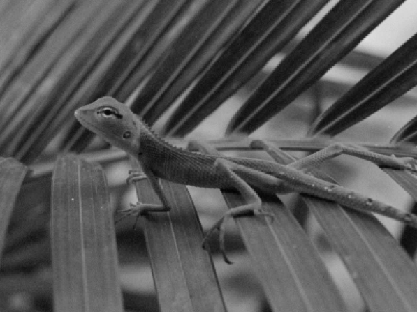
#> input picture Images/Chapter4/Input/Lizard.png, 417 x 312 px
$ python LaplacianOperator.py
#> lines starting #> are read from the running program, lines starting #| are printed output that depends on the picture
### ExamplesPython_3.6/Modules/ImageUtilities.py
'''
Feature Extraction and Image Processing
Mark S. Nixon & Alberto S. Aguado
http://www.southampton.ac.uk/~msn/book/
ImageUtilities: Helper module to support image read, create, show and write
                Uses PIL and numpy to work with arrays containing image data
'''

# Image load by using PIL
from PIL import Image

# Array to store image data
from numpy import array, zeros, amax, amin, clip

# Read an image returning an array with 3 color components
# [8 lines left out: function imageReadRGB, not called in this run]

# Read an image returning an array with 1 component
def imageReadL(fileName):
#> called with fileName = '../../Images/Chapter4/Input/Lizard.png'
    inputImage = Image.open(fileName)
#> inputImage is the input picture: PIL image 417x312 RGBA; mean R, G, B, A 86.3, 86.3, 86.3, 255
    width, height = inputImage.size
#> width = 417; height = 312

    inputArray = array(inputImage)
    outputArray = zeros((height, width), dtype='uint8')

    # Combine pixel values, for each row and column
    for y in range(0, height):
        for x in range(0, width):
            rgb = inputArray[y,x]
            outputArray[y,x] = (int(rgb[0]) + int(rgb[1]) + int(rgb[2])) / 3

    return outputArray, width, height

# Save a image containing float as a gray level image
# [37 lines left out: functions imageSaveF, imageSaveL, imageSaveRGB, createImageRGB, not called in this run]

# Create a zero array with a color components
def createImageL(width, height):
    outputArray = zeros((height, width), dtype='uint8')

    return outputArray

# Create a zero array two float components
# [10 lines left out: functions createImageUV, createImage2I, not called in this run]

# Create a zero array with float components
def createImageF(width, height, numComponents = 1):
    if numComponents == 1:
        outputArray = zeros((height, width), dtype='float')
    else:
        outputArray = zeros((height, width, numComponents), dtype='float')

    return outputArray

# Create a multidimensional dimensional array
# [83 lines left out: functions createImageNF, createImageFromDataF, createScaleImageL, scaleImageL, createVectorFromDataF, createVectorF and 2 more, not called in this run]

# Show an array containing image data
def showImageL(image):
    # Create output and show
    outputImage = Image.fromarray(image, 'L')
    outputImage.show()

# Show an array containing image data
def showImageF(image, maxScale = 1):
    height = len(image)
    width = len(image[0])

    maximum = amax(image)
    minimum = amin(image)

    # Create a gray level image for display
    outputArray = createImageL(width, height)

    # Scale the float values into gray scale values
    for y in range(0, height):
        for x in range(0, width):
            if maximum != minimum:
                outputArray[y,x] = clip( 255.0 * (image[y,x]*maxScale - minimum) / (maximum - minimum), 0, 255.0)
            else:
                outputArray[y,x] = image[y,x]

    # Create output and show
    outputImage = Image.fromarray(outputArray, 'L')
    outputImage.show()

### ExamplesPython_3.6/Modules/ConvolutionUtilities.py
'''
Feature Extraction and Image Processing
Mark S. Nixon & Alberto S. Aguado
http://www.southampton.ac.uk/~msn/book/
ConvolutionUtilities: Helper module to apply convolutions. Functions to create kernels and perform convolutions
'''

# Images
from ImageUtilities import createImageF, createImageL
from ImagePropertiesUtilities import imageMaxMin

# Math and iteration
from math import exp, pow, factorial, sqrt, atan2
from timeit import itertools

# Generate a Gaussian kernel
# [54 lines left out: functions createGaussianKernel, createSobelKernel, not called in this run]

# Create a Laplacian kernel
def createLaplacianKernel(kernelSize, sigma):

    # kernel
    kernelLaplacian = createImageF(kernelSize, kernelSize)

    # Create kernel
    s2Inv = 1.0 / (sigma * sigma)
    kernelCentre = (kernelSize - 1) / 2

    # Generate kernel values
    sumValues = 0.0
    for x,y in itertools.product(range(0, kernelSize), range(0, kernelSize)):

        nx2 = float(x-kernelCentre) * float(x-kernelCentre)
        ny2 = float(y-kernelCentre) * float(y-kernelCentre)

        s = 0.5 * (nx2 + ny2) * s2Inv

        kernelLaplacian[y,x] = - s2Inv * s2Inv * (1.0 - s) * exp(-s)

        sumValues += kernelLaplacian[y,x]

    # Normalize
    for x,y in itertools.product(range(0, kernelSize), range(0, kernelSize)):
        kernelLaplacian[y,x] /= sumValues

    return kernelLaplacian

# Apply kernel to an image returning a gray level image
# [28 lines left out: function applyKernel, not called in this run]

# Apply kernel returning a float image
def applyKernelF(inputImage, kernelImage):
    height = len(inputImage)
    width = len(inputImage[0])

    kernelHeight = len(kernelImage)
    kernelWidth = len(kernelImage[0])

    kernelCentreY = int((kernelHeight - 1) / 2)
    kernelCentreX = int((kernelWidth - 1) / 2)

    # Create images to store the result
    outputImage = createImageF(width, height)

    for x,y in itertools.product(range(0, width), range(0, height)):
        sumKernel = 0.0
        sumKernelWeights = 0.0
        for wx,wy in itertools.product(range(0, kernelWidth), range(0, kernelHeight)):
            posY = y + wy - kernelCentreY
            posX = x + wx - kernelCentreX

            if posY > -1 and posY <  height and  posX > -1 and posX <  width:
                sumKernel += float(inputImage[posY,posX]) * float(kernelImage[wy, wx])
                sumKernelWeights += float(kernelImage[wy, wx])

        # If we have to normalize
        if sumKernelWeights != 0.0:
            outputImage[y,x] = sumKernel / sumKernelWeights
        else:
            outputImage[y,x] = sumKernel

    return outputImage

# Apply kernels to an image return magnitude and angle
# [55 lines left out: function applyKernelMA, not called in this run]

### ExamplesPython_3.6/Chapter4/LaplacianOperator.py
'''
Feature Extraction and Image Processing
Mark S. Nixon & Alberto S. Aguado
http://www.southampton.ac.uk/~msn/book/
Chapter 4
LaplacianOperator: Detect edges by the Laplacian operator
'''

# Set module functions
from ImageUtilities import imageReadL, showImageL, createImageL, showImageF
from ConvolutionUtilities import createLaplacianKernel, applyKernelF

# Iteration
from timeit import itertools

'''
Parameters:
    pathToDir = Input image directory
    imageName = Input image name
    kernelSize = Size of the kernel
    sigma = Standard deviation of the kernel
'''
pathToDir = "../../Images/Chapter4/Input/"
imageName = "Lizard.png"
kernelSize = 12
sigma = 2

# Read image into array
inputImage, width, height = imageReadL(pathToDir + imageName)
#> width = 417; height = 312

# Show input image
showImageL(inputImage)

# Create Kernel
kernelLaplacian = createLaplacianKernel(kernelSize, sigma)

# Apply kernel
gaussianImage = applyKernelF(inputImage, kernelLaplacian)
#> in applyKernelF, `width = len(inputImage[0])`: width = 417
#> in applyKernelF, `outputImage = createImageF(width, height)`: outputImage: shape (312, 417) float64; every value is 0
#> after the loop in applyKernelF, `for x,y in itertools.product(range(0, width), range(0, height)):`:
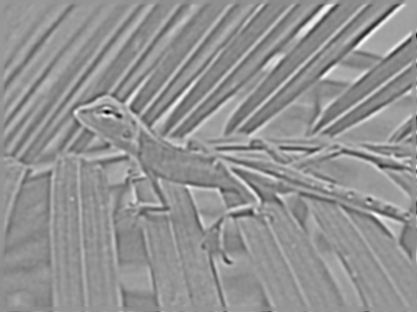
#> outputImage: shape (312, 417) float64; min -1156, max 1000.4, mean 86.4; drawn with min black and max white

# Zero-crossing detector
edges = createImageL(width, height)
#> edges: shape (312, 417); every value is 0
kernelCentre = int((kernelSize - 1) / 2)
for x,y in itertools.product(range(1, width-1), range(1, height-1)):
    quadrantValue = [0.0, 0.0, 0.0, 0.0]
    for wx,wy in itertools.product(range(-1, 1), range(-1, 1)):
            quadrantValue[0] += gaussianImage[y+wy, x+wx]

    for wx,wy in itertools.product(range(-1, 1), range(0, 2)):
            quadrantValue[1] += gaussianImage[y+wy, x+wx]

    for wx,wy in itertools.product(range(0, 2), range(-1, 1)):
            quadrantValue[2] += gaussianImage[y+wy, x+wx]

    for wx,wy in itertools.product(range(0, 2), range(0, 2)):
            quadrantValue[3] += gaussianImage[y+wy, x+wx]

    maxVal,minVal = max(quadrantValue), min(quadrantValue)

    if maxVal > 0.0 and minVal < 0:
        edges[y,x] = 255
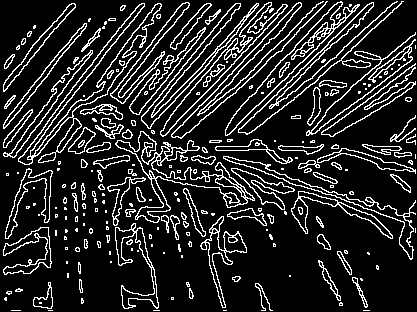
#> edges: shape (312, 417); 15.3% white in thin lines or dots

showImageF(gaussianImage)
#> in showImageF, `height = len(image)`: height = 312
#> in showImageF, `width = len(image[0])`: width = 417
#> in showImageF, `maximum = amax(image)`: maximum = 1000.4
#> in showImageF, `minimum = amin(image)`: minimum = -1156
showImageL(edges)

$ run again, with Images/Chapter4/Input/Fish.png copied over Images/Chapter4/Input/Lizard.png
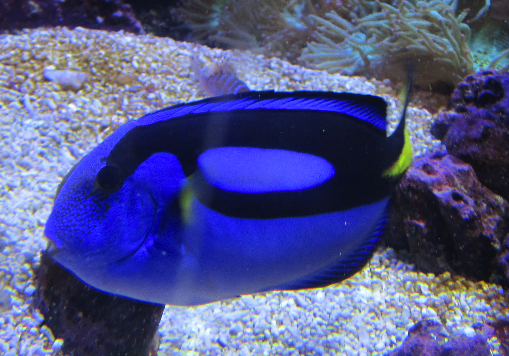
#> input picture Images/Chapter4/Input/Fish.png, 509 x 356 px
#> in imageReadL, inputImage is the input picture: PIL image 509x356 RGBA; mean R, G, B, A 81.6, 85.9, 139.3, 255
#> after the loop in imageReadL, `for y in range(0, height):`:
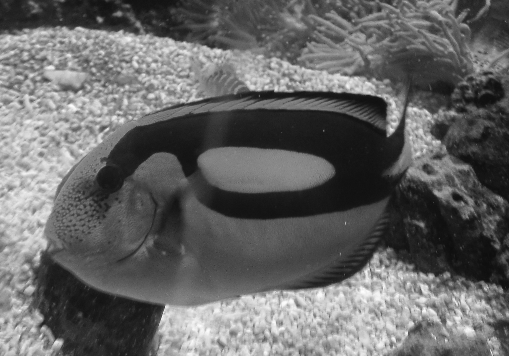
#> outputArray: shape (356, 509); min 13, max 253, mean 101.9
#> `inputImage, width, height = imageReadL(pathToDir + imageName)`: width = 509; height = 356
#> in applyKernelF, `width = len(inputImage[0])`: width = 509
#> after the loop `for x,y in itertools.product(range(1, width-1), range(1, height-1)):`:
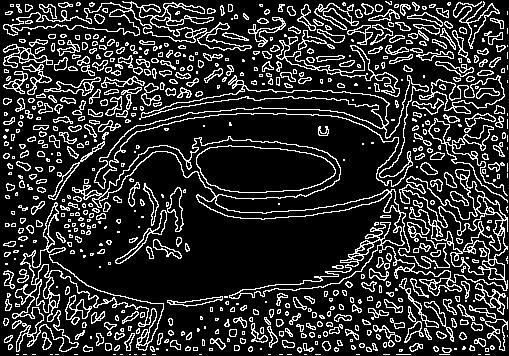
#> edges: shape (356, 509); 18.1% white in thin lines or dots
#> in showImageF, `height = len(image)`: height = 356
#> in showImageF, `width = len(image[0])`: width = 509
#> maximum = 1337.2
#> minimum = -881.3
